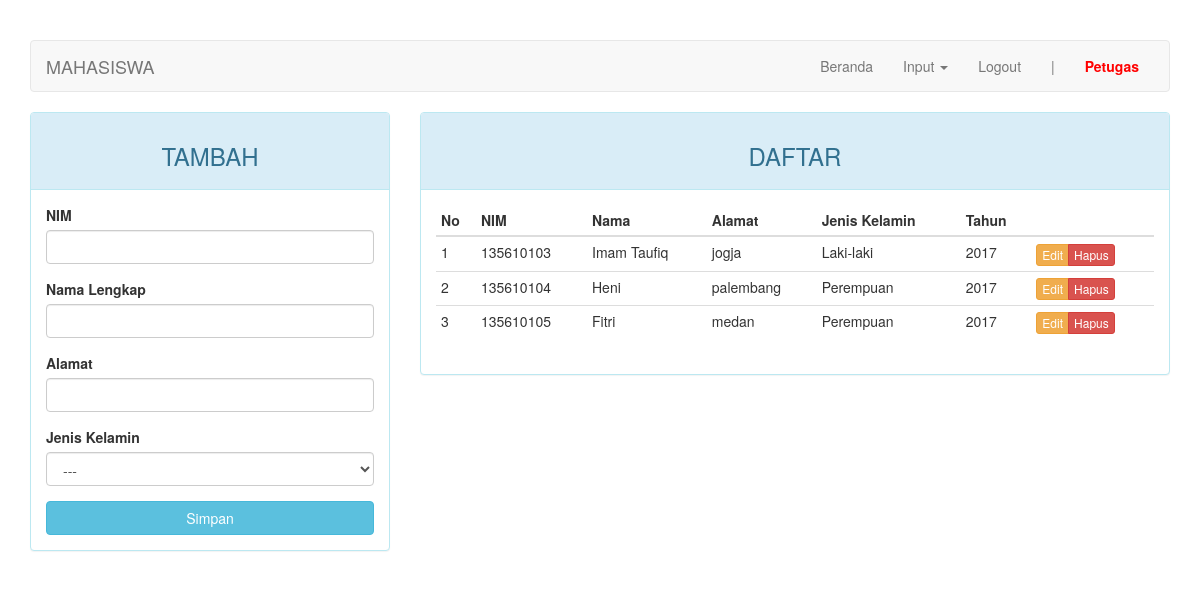
The page /index.php?page=mahasiswa (signed in) on the database its author committed.
### tables this page shows
CREATE TABLE `mahasiswa` (
  `nim` char(9) NOT NULL,
  `nama` varchar(30) NOT NULL,
  `alamat` varchar(100) DEFAULT NULL,
  `jenis_kelamin` enum('Laki-laki','Perempuan') DEFAULT NULL,
  `tahun_mengajukan` char(4) NOT NULL
);

### page/mahasiswa.php (the view, shortened to what this page needs)
<?php
$update = (isset($_GET['action']) AND $_GET['action'] == 'update') ? true : false;
?>
<div class="row">
	<div class="col-md-4">
	    <div class="panel panel-<?= ($update) ? "warning" : "info" ?>">
	        <div class="panel-heading"><h3 class="text-center"><?= ($update) ? "EDIT" : "TAMBAH" ?></h3></div>
	        <div class="panel-body">
	            <form action="<?=$_SERVER['REQUEST_URI']?>" method="POST">
	                <div class="form-group">
	                    <label for="nim">NIM</label>
	                    <input type="text" name="nim" class="form-control" <?= (!$update) ?: 'value="'.$row["nim"].'"' ?>>
	                </div>
	                <div class="form-group">
	                    <label for="nama">Nama Lengkap</label>
	                    <input type="text" name="nama" class="form-control" <?= (!$update) ?: 'value="'.$row["nama"].'"' ?>>
	                </div>
	                <div class="form-group">
	                    <label for="alamat">Alamat</label>
	                    <input type="text" name="alamat" class="form-control" <?= (!$update) ?: 'value="'.$row["alamat"].'"' ?>>
	                </div>
									<div class="form-group">
	                  <label for="jenis_kelamin">Jenis Kelamin</label>
										<select class="form-control" name="jenis_kelamin">
											<option>---</option>
										</select>
									</div>
	                <button type="submit" class="btn btn-<?= ($update) ? "warning" : "info" ?> btn-block">Simpan</button>
	            </form>
	        </div>
	    </div>
	</div>
	<div class="col-md-8">
	    <div class="panel panel-info">
	        <div class="panel-heading"><h3 class="text-center">DAFTAR</h3></div>
	        <div class="panel-body">
	            <table class="table table-condensed">
	                <thead>
	                    <tr>
	                        <th>No</th>
	                        <th>NIM</th>
	                        <th>Nama</th>
	                        <th>Alamat</th>
	                        <th>Jenis Kelamin</th>
	                        <th>Tahun</th>
	                        <th></th>
	                    </tr>
	                </thead>
	                <tbody>
	                    <?php $no = 1; ?>
	                    <?php if ($query = $connection->query("SELECT * FROM mahasiswa")): ?>
	                        <?php while($row = $query->fetch_assoc()): ?>
	                        <tr>
	                            <td><?=$no++?></td>
	                            <td><?=$row['nim']?></td>
	                            <td><?=$row['nama']?></td>
	                            <td><?=$row['alamat']?></td>
	                            <td><?=$row['jenis_kelamin']?></td>
	                            <td><?=$row['tahun_mengajukan']?></td>
	                            <td>
	                                <div class="btn-group">
	                                    <a href="?page=mahasiswa&action=update&key=<?=$row['nim']?>" class="btn btn-warning btn-xs">Edit</a>
	                                    <a href="?page=mahasiswa&action=delete&key=<?=$row['nim']?>" class="btn btn-danger btn-xs">Hapus</a>
	                                </div>
	                            </td>
	                        </tr>
	                        <?php endwhile ?>
	                    <?php endif ?>
	                </tbody>
	            </table>
	        </div>
	    </div>
	</div>
</div>

### index.php (style rules this page uses)
body { margin-top: 40px; }

### rows shown on the page
mahasiswa: nim "135610103", nama "Imam Taufiq", alamat "jogja", jenis_kelamin "Laki-laki", tahun_mengajukan "2017"
mahasiswa: nim "135610104", nama "Heni", alamat "palembang", jenis_kelamin "Perempuan", tahun_mengajukan "2017"
mahasiswa: nim "135610105", nama "Fitri", alamat "medan", jenis_kelamin "Perempuan", tahun_mengajukan "2017"

### other values the page prints
$str "MAHASISWA"
$_SESSION["username"] "Petugas"
